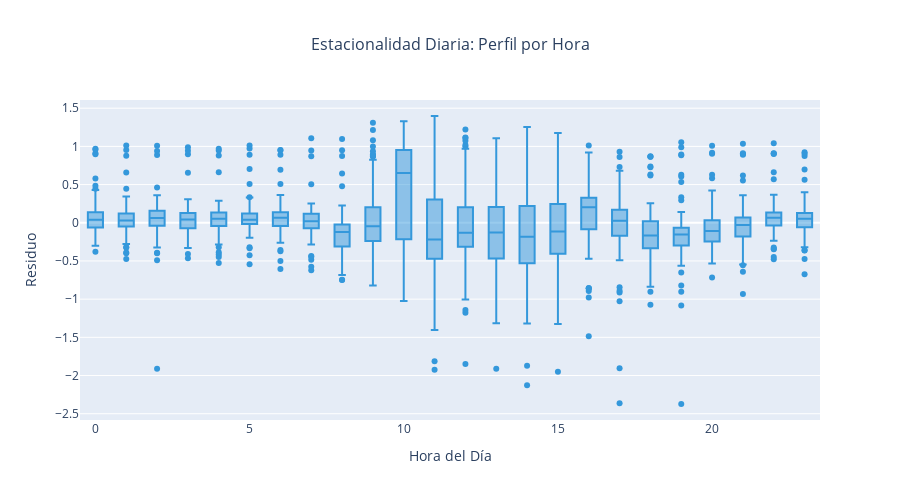

Notebook code for this chart:
### Code cell
fig = px.box(df, x='Hora', y='Trend_Removed', 
             title='Estacionalidad Diaria: Perfil por Hora',
             labels={'Hora': 'Hora del Día', 'Trend_Removed': 'Residuo'},
             color_discrete_sequence=['#3498db'])

fig.update_layout(
    title_x=0.5,
    title_font_size=16,
    height=500
)
fig.show()

### Figure 1 — Plotly figure (JSON) as saved in the notebook; plotly's stock layout.template omitted (floating-point values rounded to 4 significant figures; data arrays with more than 128 entries replaced by an {"elided": "..."} marker saying what was removed)
{"data": [{"alignmentgroup": "True", "hovertemplate": "Hora del Día=%{x}<br>Residuo=%{y}<extra></extra>", "legendgroup": "", "marker": {"color": "#3498db"}, "name": "", "notched": false, "offsetgroup": "", "orientation": "v", "showlegend": false, "type": "box", "x": {"elided": "2160 int values"}, "x0": " ", "xaxis": "x", "y": {"elided": "2160 float values"}, "y0": " ", "yaxis": "y"}], "layout": {"boxmode": "group", "height": 500, "legend": {"tracegroupgap": 0}, "title": {"font": {"size": 16}, "text": "Estacionalidad Diaria: Perfil por Hora", "x": 0.5}, "xaxis": {"anchor": "y", "domain": [0, 1], "title": {"text": "Hora del Día"}}, "yaxis": {"anchor": "x", "domain": [0, 1], "title": {"text": "Residuo"}}}}
